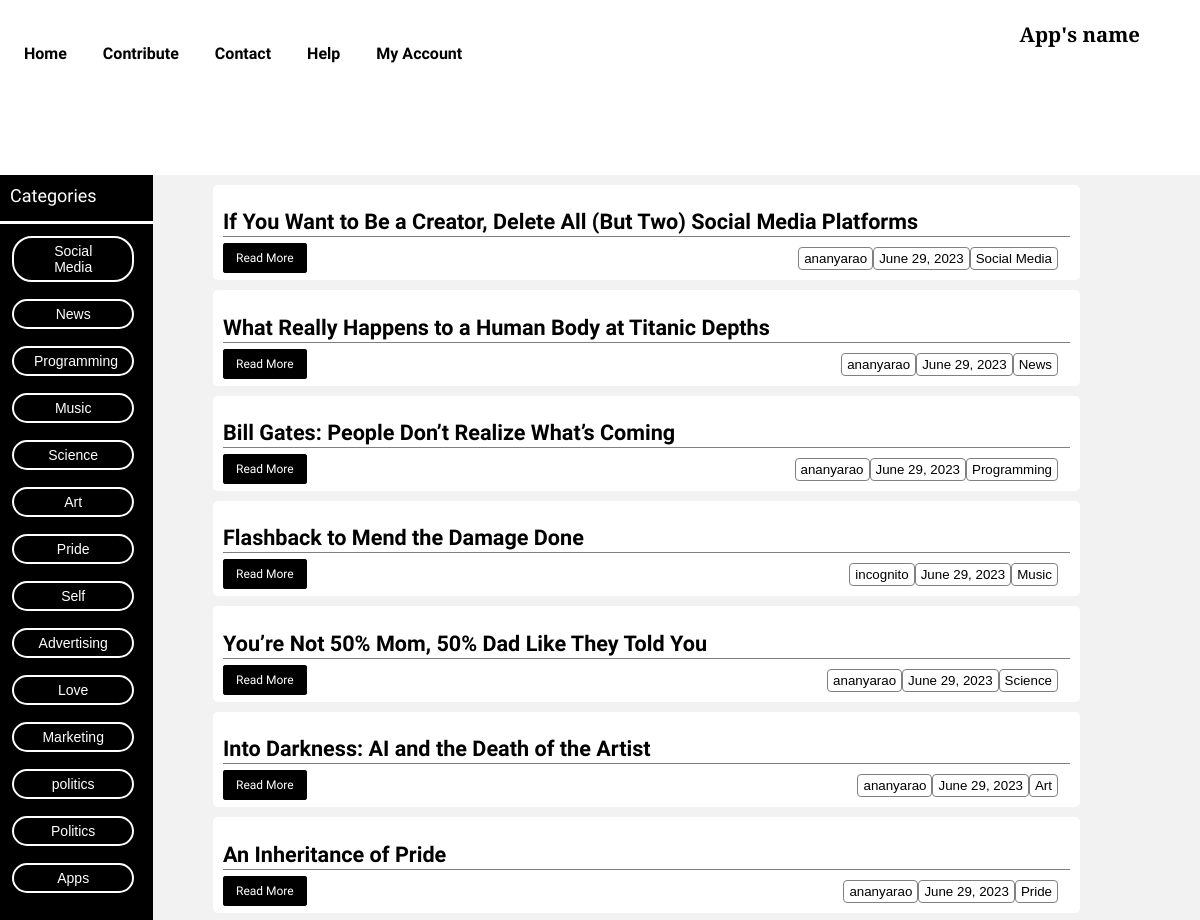
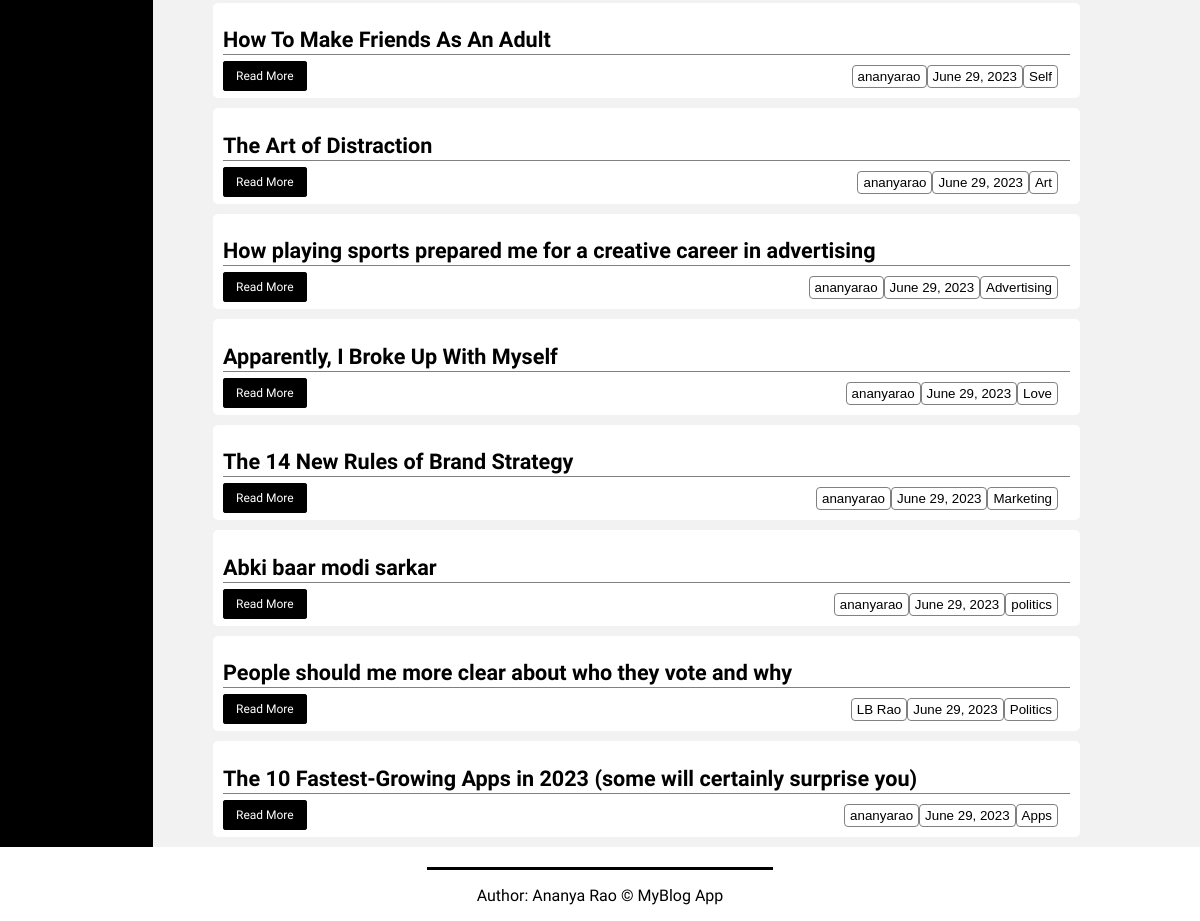
The app's page / (signed in) with its own data (2 pictures, top to bottom).
### myapp/models.py (models this page shows, shortened)
class BlogModel(models.Model):
    user = models.ForeignKey(User, blank=True, null=True, on_delete=models.CASCADE)
    title = models.CharField(max_length=1000)
    content = FroalaField()
    pub_date = models.DateField()
    category = models.CharField(max_length=100)
    slug = models.SlugField(max_length=1000, null=True, blank=True)
    created_at = models.DateTimeField(auto_now_add=True)
    upload_to = models.DateTimeField(auto_now=True)

### myapp/views.py (the view)
# urls.py: path('', views.index, name='home'),
def index(request):
    if request.user.is_authenticated:
        context = {
        'blogs' : BlogModel.objects.all(),
        'categories_list' : BlogModel.objects.values_list('category', flat=True).distinct()
        }
        return render(request, 'index.html', context)
    else:
        return redirect('login')

### templates/index.html (shortened to what this page needs)
{% extends 'base.html' %}
    {% block body %}
    <div class="content" id="content">
        <div class="filter-categories">
            <div style="border-bottom: 3px solid white; font-size: 1.5vw; padding-left: 10px;padding-bottom:15px;font-family:'Quicksand', sans-serif;">Categories</div>
            <div class="filter-content" style="overflow:auto; max-height:100vh;">
               {% for item in categories_list %}
               <button onclick="filter_applied(this)" class="filter-btn">{{item}}</button>
               {% endfor %}
            </div>
        </div>
        <div class="articles">
            <div class="box" style="overflow:auto;max-height:100vh;">
                {% for blog in blogs %}
                <div class="article">
                    <div class="text">
                        <h1 class="topic">{{ blog.title }}</h1>
                        <div style="display:flex; border-top: 1px solid gray; padding-top:10px;width:100%;">
                            <div style="width:50%;">
                                <a class="read-more" href="{% url 'read' blog.slug %}">Read More</a>
                            </div>
                            <div style="width:50%;">
                               <div style="margin-right:1vw;"> <button class="type-article" style="float:right;">{{ blog.category }}</button></div>
                               <div style="margin-right:1vw;"> <button class="type-article" style="float:right;">{{ blog.pub_date }}</button></div>
                               <div style="margin-right:1vw;"> <button class="type-article" style="float:right;">{{ blog.user.username }}</button></div>
                            </div>
                        </div>
                    </div>
                </div>
                {% endfor %}
            </div>
        </div>
    </div>
    {% endblock body %}

### records on screen
BlogModel: title "If You Want to Be a Creator, Delete All (But Two) Social Media Platforms", category "Social Media", pub_date "June 29, 2023", user.username "ananyarao"
BlogModel: title "What Really Happens to a Human Body at Titanic Depths", category "News", pub_date "June 29, 2023", user.username "ananyarao"
BlogModel: title "Bill Gates: People Don’t Realize What’s Coming", category "Programming", pub_date "June 29, 2023", user.username "ananyarao"
BlogModel: title "Flashback to Mend the Damage Done", category "Music", pub_date "June 29, 2023", user.username "incognito"
BlogModel: title "You’re Not 50% Mom, 50% Dad Like They Told You", category "Science", pub_date "June 29, 2023", user.username "ananyarao"
BlogModel: title "Into Darkness: AI and the Death of the Artist", category "Art", pub_date "June 29, 2023", user.username "ananyarao"
BlogModel: title "An Inheritance of Pride", category "Pride", pub_date "June 29, 2023", user.username "ananyarao"
BlogModel: title "How To Make Friends As An Adult", category "Self", pub_date "June 29, 2023", user.username "ananyarao"
BlogModel: title "The Art of Distraction", category "Art", pub_date "June 29, 2023", user.username "ananyarao"
BlogModel: title "How playing sports prepared me for a creative career in advertising", category "Advertising", pub_date "June 29, 2023", user.username "ananyarao"
BlogModel: title "Apparently, I Broke Up With Myself", category "Love", pub_date "June 29, 2023", user.username "ananyarao"
BlogModel: title "The 14 New Rules of Brand Strategy", category "Marketing", pub_date "June 29, 2023", user.username "ananyarao"
BlogModel: title "Abki baar modi sarkar", category "politics", pub_date "June 29, 2023", user.username "ananyarao"
BlogModel: title "People should me more clear about who they vote and why", category "Politics", pub_date "June 29, 2023", user.username "LB Rao"
BlogModel: title "The 10 Fastest-Growing Apps in 2023 (some will certainly surprise you)", category "Apps", pub_date "June 29, 2023", user.username "ananyarao"

### other values on screen
{{ item }} "Social Media" "News" "Programming" "Music" "Science" "Art" "Pride" "Self" "Advertising" "Love" "Marketing" "politics" "Politics" "Apps"
